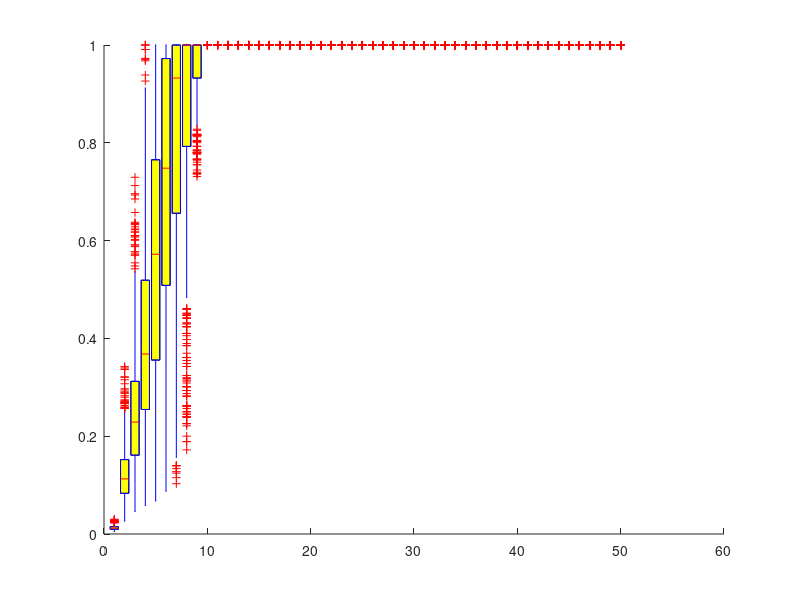

The MATLAB script that drew this image: (Note: this script raises an error after producing the figure.)
%% Load data

load('evolution_test_kendall_results_lowGD.mat');
column_one = squeeze(results.stepbysteparray(:,7,:))';
column_one_means = mean(column_one,1);

load('evolution_test_kendall_results_medGD.mat');
column_two = squeeze(results.stepbysteparray(:,7,:))';
column_two_means = mean(column_two,1);
axis2 = 1:50;
axis2 = axis2 + 0.25;

%% Plot Figure
figure(1)
clf
hold on
boxplot(column_one,'BoxStyle','filled','OutlierSize',1,'PlotStyle','compact')
plot(column_one_means,'b-o','LineWidth',2)
boxplot(column_two,'BoxStyle','filled','Colors','r','OutlierSize',1,'PlotStyle','compact','positions',axis2)
plot(axis2,column_two_means,'r-o','LineWidth',2)
drawnow